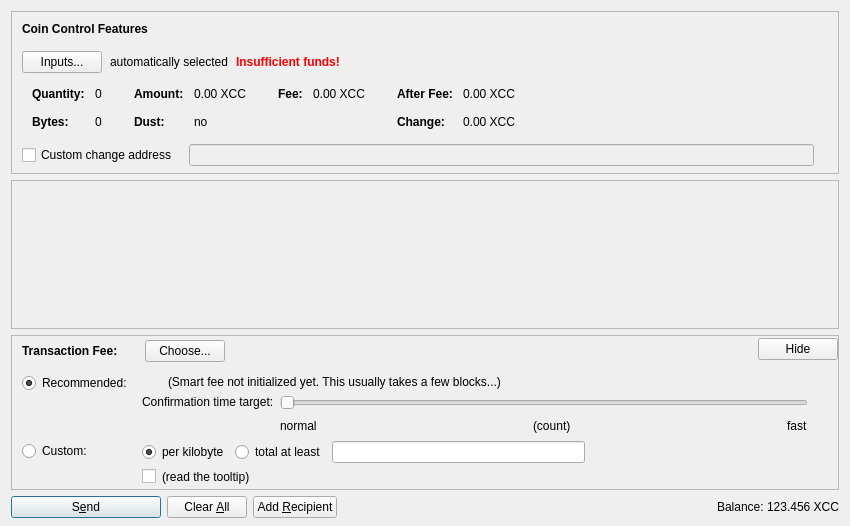
<?xml version="1.0" encoding="UTF-8"?>
<ui version="4.0">
 <class>SendCoinsDialog</class>
 <widget class="QDialog" name="SendCoinsDialog">
  <property name="geometry">
   <rect>
    <x>0</x>
    <y>0</y>
    <width>850</width>
    <height>526</height>
   </rect>
  </property>
  <property name="windowTitle">
   <string>Send Coins</string>
  </property>
  <layout class="QVBoxLayout" name="verticalLayout" stretch="0,1,0,0">
   <property name="bottomMargin">
    <number>8</number>
   </property>
   <item>
    <widget class="QFrame" name="frameCoinControl">
     <property name="sizePolicy">
      <sizepolicy hsizetype="Expanding" vsizetype="Expanding">
       <horstretch>0</horstretch>
       <verstretch>0</verstretch>
      </sizepolicy>
     </property>
     <property name="maximumSize">
      <size>
       <width>16777215</width>
       <height>16777215</height>
      </size>
     </property>
     <property name="frameShape">
      <enum>QFrame::StyledPanel</enum>
     </property>
     <property name="frameShadow">
      <enum>QFrame::Sunken</enum>
     </property>
     <layout class="QVBoxLayout" name="verticalLayoutCoinControl2">
      <property name="spacing">
       <number>0</number>
      </property>
      <property name="leftMargin">
       <number>0</number>
      </property>
      <property name="topMargin">
       <number>0</number>
      </property>
      <property name="rightMargin">
       <number>0</number>
      </property>
      <property name="bottomMargin">
       <number>6</number>
      </property>
      <item>
       <layout class="QVBoxLayout" name="verticalLayoutCoinControl" stretch="0,0,0,0,1">
        <property name="spacing">
         <number>0</number>
        </property>
        <property name="leftMargin">
         <number>10</number>
        </property>
        <property name="topMargin">
         <number>10</number>
        </property>
        <item>
         <layout class="QHBoxLayout" name="horizontalLayoutCoinControl1">
          <property name="bottomMargin">
           <number>15</number>
          </property>
          <item>
           <widget class="QLabel" name="labelCoinControlFeatures">
            <property name="sizePolicy">
             <sizepolicy hsizetype="Preferred" vsizetype="Maximum">
              <horstretch>0</horstretch>
              <verstretch>0</verstretch>
             </sizepolicy>
            </property>
            <property name="font">
             <font>
              <weight>75</weight>
              <bold>true</bold>
             </font>
            </property>
            <property name="styleSheet">
             <string notr="true">font-weight:bold;</string>
            </property>
            <property name="text">
             <string>Coin Control Features</string>
            </property>
           </widget>
          </item>
         </layout>
        </item>
        <item>
         <layout class="QHBoxLayout" name="horizontalLayoutCoinControl2" stretch="0,0,0,0">
          <property name="spacing">
           <number>8</number>
          </property>
          <property name="bottomMargin">
           <number>10</number>
          </property>
          <item>
           <widget class="QPushButton" name="pushButtonCoinControl">
            <property name="styleSheet">
             <string notr="true"/>
            </property>
            <property name="text">
             <string>Inputs...</string>
            </property>
            <property name="autoDefault">
             <bool>false</bool>
            </property>
           </widget>
          </item>
          <item>
           <widget class="QLabel" name="labelCoinControlAutomaticallySelected">
            <property name="text">
             <string>automatically selected</string>
            </property>
            <property name="margin">
             <number>5</number>
            </property>
           </widget>
          </item>
          <item>
           <widget class="QLabel" name="labelCoinControlInsuffFunds">
            <property name="font">
             <font>
              <weight>75</weight>
              <bold>true</bold>
             </font>
            </property>
            <property name="styleSheet">
             <string notr="true">color:red;font-weight:bold;</string>
            </property>
            <property name="text">
             <string>Insufficient funds!</string>
            </property>
            <property name="margin">
             <number>5</number>
            </property>
           </widget>
          </item>
          <item>
           <spacer name="horizontalSpacerCoinControl">
            <property name="orientation">
             <enum>Qt::Horizontal</enum>
            </property>
            <property name="sizeHint" stdset="0">
             <size>
              <width>40</width>
              <height>1</height>
             </size>
            </property>
           </spacer>
          </item>
         </layout>
        </item>
        <item>
         <widget class="QWidget" name="widgetCoinControl" native="true">
          <property name="sizePolicy">
           <sizepolicy hsizetype="Preferred" vsizetype="Preferred">
            <horstretch>0</horstretch>
            <verstretch>0</verstretch>
           </sizepolicy>
          </property>
          <property name="minimumSize">
           <size>
            <width>0</width>
            <height>0</height>
           </size>
          </property>
          <property name="styleSheet">
           <string notr="true"/>
          </property>
          <layout class="QHBoxLayout" name="horizontalLayoutCoinControl5">
           <property name="leftMargin">
            <number>0</number>
           </property>
           <property name="topMargin">
            <number>0</number>
           </property>
           <property name="rightMargin">
            <number>0</number>
           </property>
           <property name="bottomMargin">
            <number>0</number>
           </property>
           <item>
            <layout class="QHBoxLayout" name="horizontalLayoutCoinControl3" stretch="0,0,0,1">
             <property name="spacing">
              <number>20</number>
             </property>
             <property name="topMargin">
              <number>0</number>
             </property>
             <property name="bottomMargin">
              <number>10</number>
             </property>
             <item>
              <layout class="QFormLayout" name="formLayoutCoinControl1">
               <property name="horizontalSpacing">
                <number>10</number>
               </property>
               <property name="verticalSpacing">
                <number>14</number>
               </property>
               <property name="leftMargin">
                <number>10</number>
               </property>
               <property name="topMargin">
                <number>4</number>
               </property>
               <property name="rightMargin">
                <number>6</number>
               </property>
               <item row="0" column="0">
                <widget class="QLabel" name="labelCoinControlQuantityText">
                 <property name="font">
                  <font>
                   <weight>75</weight>
                   <bold>true</bold>
                  </font>
                 </property>
                 <property name="text">
                  <string>Quantity:</string>
                 </property>
                 <property name="margin">
                  <number>0</number>
                 </property>
                </widget>
               </item>
               <item row="0" column="1">
                <widget class="QLabel" name="labelCoinControlQuantity">
                 <property name="cursor">
                  <cursorShape>IBeamCursor</cursorShape>
                 </property>
                 <property name="contextMenuPolicy">
                  <enum>Qt::ActionsContextMenu</enum>
                 </property>
                 <property name="text">
                  <string notr="true">0</string>
                 </property>
                 <property name="margin">
                  <number>0</number>
                 </property>
                 <property name="textInteractionFlags">
                  <set>Qt::LinksAccessibleByMouse|Qt::TextSelectableByKeyboard|Qt::TextSelectableByMouse</set>
                 </property>
                </widget>
               </item>
               <item row="1" column="0">
                <widget class="QLabel" name="labelCoinControlBytesText">
                 <property name="font">
                  <font>
                   <weight>75</weight>
                   <bold>true</bold>
                  </font>
                 </property>
                 <property name="text">
                  <string>Bytes:</string>
                 </property>
                </widget>
               </item>
               <item row="1" column="1">
                <widget class="QLabel" name="labelCoinControlBytes">
                 <property name="cursor">
                  <cursorShape>IBeamCursor</cursorShape>
                 </property>
                 <property name="contextMenuPolicy">
                  <enum>Qt::ActionsContextMenu</enum>
                 </property>
                 <property name="text">
                  <string notr="true">0</string>
                 </property>
                 <property name="textInteractionFlags">
                  <set>Qt::LinksAccessibleByMouse|Qt::TextSelectableByKeyboard|Qt::TextSelectableByMouse</set>
                 </property>
                </widget>
               </item>
              </layout>
             </item>
             <item>
              <layout class="QFormLayout" name="formLayoutCoinControl2">
               <property name="horizontalSpacing">
                <number>10</number>
               </property>
               <property name="verticalSpacing">
                <number>14</number>
               </property>
               <property name="leftMargin">
                <number>6</number>
               </property>
               <property name="topMargin">
                <number>4</number>
               </property>
               <property name="rightMargin">
                <number>6</number>
               </property>
               <item row="0" column="0">
                <widget class="QLabel" name="labelCoinControlAmountText">
                 <property name="font">
                  <font>
                   <weight>75</weight>
                   <bold>true</bold>
                  </font>
                 </property>
                 <property name="text">
                  <string>Amount:</string>
                 </property>
                 <property name="margin">
                  <number>0</number>
                 </property>
                </widget>
               </item>
               <item row="0" column="1">
                <widget class="QLabel" name="labelCoinControlAmount">
                 <property name="cursor">
                  <cursorShape>IBeamCursor</cursorShape>
                 </property>
                 <property name="contextMenuPolicy">
                  <enum>Qt::ActionsContextMenu</enum>
                 </property>
                 <property name="text">
                  <string notr="true">0.00 XCC</string>
                 </property>
                 <property name="textInteractionFlags">
                  <set>Qt::LinksAccessibleByMouse|Qt::TextSelectableByKeyboard|Qt::TextSelectableByMouse</set>
                 </property>
                </widget>
               </item>
               <item row="1" column="0">
                <widget class="QLabel" name="labelCoinControlLowOutputText">
                 <property name="font">
                  <font>
                   <weight>75</weight>
                   <bold>true</bold>
                  </font>
                 </property>
                 <property name="text">
                  <string>Dust:</string>
                 </property>
                </widget>
               </item>
               <item row="1" column="1">
                <widget class="QLabel" name="labelCoinControlLowOutput">
                 <property name="cursor">
                  <cursorShape>IBeamCursor</cursorShape>
                 </property>
                 <property name="contextMenuPolicy">
                  <enum>Qt::ActionsContextMenu</enum>
                 </property>
                 <property name="text">
                  <string notr="true">no</string>
                 </property>
                 <property name="textInteractionFlags">
                  <set>Qt::LinksAccessibleByMouse|Qt::TextSelectableByKeyboard|Qt::TextSelectableByMouse</set>
                 </property>
                </widget>
               </item>
              </layout>
             </item>
             <item>
              <layout class="QFormLayout" name="formLayoutCoinControl3">
               <property name="horizontalSpacing">
                <number>10</number>
               </property>
               <property name="verticalSpacing">
                <number>14</number>
               </property>
               <property name="leftMargin">
                <number>6</number>
               </property>
               <property name="topMargin">
                <number>4</number>
               </property>
               <property name="rightMargin">
                <number>6</number>
               </property>
               <item row="0" column="0">
                <widget class="QLabel" name="labelCoinControlFeeText">
                 <property name="font">
                  <font>
                   <weight>75</weight>
                   <bold>true</bold>
                  </font>
                 </property>
                 <property name="text">
                  <string>Fee:</string>
                 </property>
                 <property name="margin">
                  <number>0</number>
                 </property>
                </widget>
               </item>
               <item row="0" column="1">
                <widget class="QLabel" name="labelCoinControlFee">
                 <property name="cursor">
                  <cursorShape>IBeamCursor</cursorShape>
                 </property>
                 <property name="contextMenuPolicy">
                  <enum>Qt::ActionsContextMenu</enum>
                 </property>
                 <property name="text">
                  <string notr="true">0.00 XCC</string>
                 </property>
                 <property name="textInteractionFlags">
                  <set>Qt::LinksAccessibleByMouse|Qt::TextSelectableByKeyboard|Qt::TextSelectableByMouse</set>
                 </property>
                </widget>
               </item>
              </layout>
             </item>
             <item>
              <layout class="QFormLayout" name="formLayoutCoinControl4">
               <property name="horizontalSpacing">
                <number>10</number>
               </property>
               <property name="verticalSpacing">
                <number>14</number>
               </property>
               <property name="leftMargin">
                <number>6</number>
               </property>
               <property name="topMargin">
                <number>4</number>
               </property>
               <property name="rightMargin">
                <number>6</number>
               </property>
               <item row="0" column="0">
                <widget class="QLabel" name="labelCoinControlAfterFeeText">
                 <property name="font">
                  <font>
                   <weight>75</weight>
                   <bold>true</bold>
                  </font>
                 </property>
                 <property name="text">
                  <string>After Fee:</string>
                 </property>
                 <property name="margin">
                  <number>0</number>
                 </property>
                </widget>
               </item>
               <item row="0" column="1">
                <widget class="QLabel" name="labelCoinControlAfterFee">
                 <property name="cursor">
                  <cursorShape>IBeamCursor</cursorShape>
                 </property>
                 <property name="contextMenuPolicy">
                  <enum>Qt::ActionsContextMenu</enum>
                 </property>
                 <property name="text">
                  <string notr="true">0.00 XCC</string>
                 </property>
                 <property name="textInteractionFlags">
                  <set>Qt::LinksAccessibleByMouse|Qt::TextSelectableByKeyboard|Qt::TextSelectableByMouse</set>
                 </property>
                </widget>
               </item>
               <item row="1" column="0">
                <widget class="QLabel" name="labelCoinControlChangeText">
                 <property name="font">
                  <font>
                   <weight>75</weight>
                   <bold>true</bold>
                  </font>
                 </property>
                 <property name="text">
                  <string>Change:</string>
                 </property>
                </widget>
               </item>
               <item row="1" column="1">
                <widget class="QLabel" name="labelCoinControlChange">
                 <property name="cursor">
                  <cursorShape>IBeamCursor</cursorShape>
                 </property>
                 <property name="contextMenuPolicy">
                  <enum>Qt::ActionsContextMenu</enum>
                 </property>
                 <property name="text">
                  <string notr="true">0.00 XCC</string>
                 </property>
                 <property name="textInteractionFlags">
                  <set>Qt::LinksAccessibleByMouse|Qt::TextSelectableByKeyboard|Qt::TextSelectableByMouse</set>
                 </property>
                </widget>
               </item>
              </layout>
             </item>
            </layout>
           </item>
          </layout>
         </widget>
        </item>
        <item>
         <layout class="QHBoxLayout" name="horizontalLayoutCoinControl4" stretch="0,0,0">
          <property name="spacing">
           <number>12</number>
          </property>
          <property name="sizeConstraint">
           <enum>QLayout::SetDefaultConstraint</enum>
          </property>
          <property name="topMargin">
           <number>5</number>
          </property>
          <property name="rightMargin">
           <number>5</number>
          </property>
          <item>
           <widget class="QCheckBox" name="checkBoxCoinControlChange">
            <property name="toolTip">
             <string>If this is activated, but the change address is empty or invalid, change will be sent to a newly generated address.</string>
            </property>
            <property name="text">
             <string>Custom change address</string>
            </property>
           </widget>
          </item>
          <item>
           <widget class="QValidatedLineEdit" name="lineEditCoinControlChange">
            <property name="enabled">
             <bool>false</bool>
            </property>
            <property name="sizePolicy">
             <sizepolicy hsizetype="Expanding" vsizetype="Fixed">
              <horstretch>0</horstretch>
              <verstretch>0</verstretch>
             </sizepolicy>
            </property>
           </widget>
          </item>
          <item>
           <widget class="QLabel" name="labelCoinControlChangeLabel">
            <property name="sizePolicy">
             <sizepolicy hsizetype="Preferred" vsizetype="Expanding">
              <horstretch>0</horstretch>
              <verstretch>0</verstretch>
             </sizepolicy>
            </property>
            <property name="minimumSize">
             <size>
              <width>0</width>
              <height>0</height>
             </size>
            </property>
            <property name="text">
             <string/>
            </property>
            <property name="margin">
             <number>3</number>
            </property>
           </widget>
          </item>
         </layout>
        </item>
        <item>
         <spacer name="verticalSpacerCoinControl">
          <property name="orientation">
           <enum>Qt::Vertical</enum>
          </property>
          <property name="sizeHint" stdset="0">
           <size>
            <width>800</width>
            <height>1</height>
           </size>
          </property>
         </spacer>
        </item>
       </layout>
      </item>
     </layout>
    </widget>
   </item>
   <item>
    <widget class="QScrollArea" name="scrollArea">
     <property name="widgetResizable">
      <bool>true</bool>
     </property>
     <widget class="QWidget" name="scrollAreaWidgetContents">
      <property name="geometry">
       <rect>
        <x>0</x>
        <y>0</y>
        <width>830</width>
        <height>104</height>
       </rect>
      </property>
      <layout class="QVBoxLayout" name="verticalLayout_2" stretch="0,1">
       <property name="leftMargin">
        <number>0</number>
       </property>
       <property name="topMargin">
        <number>0</number>
       </property>
       <property name="rightMargin">
        <number>0</number>
       </property>
       <property name="bottomMargin">
        <number>0</number>
       </property>
       <item>
        <layout class="QVBoxLayout" name="entries">
         <property name="spacing">
          <number>6</number>
         </property>
        </layout>
       </item>
       <item>
        <spacer name="verticalSpacer">
         <property name="orientation">
          <enum>Qt::Vertical</enum>
         </property>
         <property name="sizeHint" stdset="0">
          <size>
           <width>20</width>
           <height>40</height>
          </size>
         </property>
        </spacer>
       </item>
      </layout>
     </widget>
    </widget>
   </item>
   <item>
    <widget class="QFrame" name="frameFee">
     <property name="sizePolicy">
      <sizepolicy hsizetype="Expanding" vsizetype="Expanding">
       <horstretch>0</horstretch>
       <verstretch>0</verstretch>
      </sizepolicy>
     </property>
     <property name="maximumSize">
      <size>
       <width>16777215</width>
       <height>16777215</height>
      </size>
     </property>
     <property name="frameShape">
      <enum>QFrame::StyledPanel</enum>
     </property>
     <property name="frameShadow">
      <enum>QFrame::Sunken</enum>
     </property>
     <layout class="QVBoxLayout" name="verticalLayoutFee1">
      <property name="spacing">
       <number>0</number>
      </property>
      <property name="leftMargin">
       <number>0</number>
      </property>
      <property name="topMargin">
       <number>0</number>
      </property>
      <property name="rightMargin">
       <number>0</number>
      </property>
      <property name="bottomMargin">
       <number>0</number>
      </property>
      <item>
       <layout class="QVBoxLayout" name="verticalLayoutFee2" stretch="0,0,0">
        <property name="spacing">
         <number>0</number>
        </property>
        <property name="leftMargin">
         <number>10</number>
        </property>
        <property name="topMargin">
         <number>0</number>
        </property>
        <item>
         <layout class="QHBoxLayout" name="horizontalLayoutFee1">
          <property name="bottomMargin">
           <number>0</number>
          </property>
          <item>
           <layout class="QVBoxLayout" name="verticalLayoutFee7">
            <property name="spacing">
             <number>0</number>
            </property>
            <item>
             <spacer name="verticalSpacerSmartFee">
              <property name="orientation">
               <enum>Qt::Vertical</enum>
              </property>
              <property name="sizeType">
               <enum>QSizePolicy::Fixed</enum>
              </property>
              <property name="sizeHint" stdset="0">
               <size>
                <width>1</width>
                <height>4</height>
               </size>
              </property>
             </spacer>
            </item>
            <item>
             <layout class="QHBoxLayout" name="horizontalLayoutSmartFee">
              <property name="spacing">
               <number>10</number>
              </property>
              <item>
               <widget class="QLabel" name="labelFeeHeadline">
                <property name="sizePolicy">
                 <sizepolicy hsizetype="Preferred" vsizetype="Maximum">
                  <horstretch>0</horstretch>
                  <verstretch>0</verstretch>
                 </sizepolicy>
                </property>
                <property name="font">
                 <font>
                  <weight>75</weight>
                  <bold>true</bold>
                 </font>
                </property>
                <property name="styleSheet">
                 <string notr="true">font-weight:bold;</string>
                </property>
                <property name="text">
                 <string>Transaction Fee:</string>
                </property>
               </widget>
              </item>
              <item>
               <widget class="QLabel" name="labelFeeMinimized">
                <property name="text">
                 <string/>
                </property>
               </widget>
              </item>
              <item>
               <widget class="QPushButton" name="buttonChooseFee">
                <property name="text">
                 <string>Choose...</string>
                </property>
               </widget>
              </item>
             </layout>
            </item>
            <item>
             <spacer name="verticalSpacer_5">
              <property name="orientation">
               <enum>Qt::Vertical</enum>
              </property>
              <property name="sizeHint" stdset="0">
               <size>
                <width>1</width>
                <height>1</height>
               </size>
              </property>
             </spacer>
            </item>
           </layout>
          </item>
          <item>
           <spacer name="horizontalSpacer_4">
            <property name="orientation">
             <enum>Qt::Horizontal</enum>
            </property>
            <property name="sizeHint" stdset="0">
             <size>
              <width>40</width>
              <height>20</height>
             </size>
            </property>
           </spacer>
          </item>
          <item>
           <widget class="QPushButton" name="buttonMinimizeFee">
            <property name="toolTip">
             <string>collapse fee-settings</string>
            </property>
            <property name="text">
             <string>Hide</string>
            </property>
           </widget>
          </item>
         </layout>
        </item>
        <item>
         <widget class="QFrame" name="frameFeeSelection">
          <layout class="QVBoxLayout" name="verticalLayoutFee12">
           <property name="spacing">
            <number>0</number>
           </property>
           <property name="leftMargin">
            <number>0</number>
           </property>
           <property name="topMargin">
            <number>0</number>
           </property>
           <property name="rightMargin">
            <number>0</number>
           </property>
           <property name="bottomMargin">
            <number>0</number>
           </property>
           <item>
            <layout class="QGridLayout" name="gridLayoutFee">
             <property name="topMargin">
              <number>10</number>
             </property>
             <property name="bottomMargin">
              <number>4</number>
             </property>
             <property name="horizontalSpacing">
              <number>10</number>
             </property>
             <property name="verticalSpacing">
              <number>4</number>
             </property>
             <item row="1" column="1">
              <layout class="QVBoxLayout" name="verticalLayoutFee8">
               <property name="spacing">
                <number>6</number>
               </property>
               <item>
                <layout class="QHBoxLayout" name="horizontalLayoutFee13">
                 <item>
                  <widget class="QRadioButton" name="radioCustomPerKilobyte">
                   <property name="toolTip">
                    <string>If the custom fee is set to 1000 satoshis and the transaction is only 250 bytes, then &quot;per kilobyte&quot; only pays 250 satoshis in fee, while &quot;total at least&quot; pays 1000 satoshis. For transactions bigger than a kilobyte both pay by kilobyte.</string>
                   </property>
                   <property name="text">
                    <string>per kilobyte</string>
                   </property>
                   <property name="checked">
                    <bool>true</bool>
                   </property>
                   <attribute name="buttonGroup">
                    <string notr="true">groupCustomFee</string>
                   </attribute>
                  </widget>
                 </item>
                 <item>
                  <widget class="QRadioButton" name="radioCustomAtLeast">
                   <property name="toolTip">
                    <string>If the custom fee is set to 1000 satoshis and the transaction is only 250 bytes, then &quot;per kilobyte&quot; only pays 250 satoshis in fee, while &quot;total at least&quot; pays 1000 satoshis. For transactions bigger than a kilobyte both pay by kilobyte.</string>
                   </property>
                   <property name="text">
                    <string>total at least</string>
                   </property>
                   <attribute name="buttonGroup">
                    <string notr="true">groupCustomFee</string>
                   </attribute>
                  </widget>
                 </item>
                 <item>
                  <widget class="BitcoinAmountField" name="customFee"/>
                 </item>
                 <item>
                  <spacer name="horizontalSpacer_6">
                   <property name="orientation">
                    <enum>Qt::Horizontal</enum>
                   </property>
                   <property name="sizeHint" stdset="0">
                    <size>
                     <width>1</width>
                     <height>1</height>
                    </size>
                   </property>
                  </spacer>
                 </item>
                </layout>
               </item>
               <item>
                <layout class="QHBoxLayout" name="horizontalLayoutFee8">
                 <item>
                  <widget class="QCheckBox" name="checkBoxMinimumFee">
                   <property name="toolTip">
                    <string>Paying only the minimum fee is just fine as long as there is less transaction volume than space in the blocks. But be aware that this can end up in a never confirming transaction once there is more demand for constella transactions than the network can process.</string>
                   </property>
                   <property name="text">
                    <string/>
                   </property>
                  </widget>
                 </item>
                 <item>
                  <widget class="QLabel" name="labelMinFeeWarning">
                   <property name="enabled">
                    <bool>true</bool>
                   </property>
                   <property name="toolTip">
                    <string>Paying only the minimum fee is just fine as long as there is less transaction volume than space in the blocks. But be aware that this can end up in a never confirming transaction once there is more demand for constella transactions than the network can process.</string>
                   </property>
                   <property name="text">
                    <string>(read the tooltip)</string>
                   </property>
                   <property name="margin">
                    <number>5</number>
                   </property>
                  </widget>
                 </item>
                 <item>
                  <spacer name="horizontalSpacer_2">
                   <property name="orientation">
                    <enum>Qt::Horizontal</enum>
                   </property>
                   <property name="sizeHint" stdset="0">
                    <size>
                     <width>1</width>
                     <height>1</height>
                    </size>
                   </property>
                  </spacer>
                 </item>
                </layout>
               </item>
              </layout>
             </item>
             <item row="0" column="0">
              <layout class="QVBoxLayout" name="verticalLayoutFee4" stretch="0,1">
               <item>
                <widget class="QRadioButton" name="radioSmartFee">
                 <property name="text">
                  <string>Recommended:</string>
                 </property>
                 <property name="checked">
                  <bool>true</bool>
                 </property>
                 <attribute name="buttonGroup">
                  <string notr="true">groupFee</string>
                 </attribute>
                </widget>
               </item>
               <item>
                <spacer name="verticalSpacer_2">
                 <property name="orientation">
                  <enum>Qt::Vertical</enum>
                 </property>
                 <property name="sizeHint" stdset="0">
                  <size>
                   <width>1</width>
                   <height>1</height>
                  </size>
                 </property>
                </spacer>
               </item>
              </layout>
             </item>
             <item row="1" column="0">
              <layout class="QVBoxLayout" name="verticalLayoutFee9" stretch="0,1">
               <item>
                <widget class="QRadioButton" name="radioCustomFee">
                 <property name="text">
                  <string>Custom:</string>
                 </property>
                 <attribute name="buttonGroup">
                  <string notr="true">groupFee</string>
                 </attribute>
                </widget>
               </item>
               <item>
                <spacer name="verticalSpacer_6">
                 <property name="orientation">
                  <enum>Qt::Vertical</enum>
                 </property>
                 <property name="sizeHint" stdset="0">
                  <size>
                   <width>1</width>
                   <height>1</height>
                  </size>
                 </property>
                </spacer>
               </item>
              </layout>
             </item>
             <item row="0" column="1">
              <layout class="QVBoxLayout" name="verticalLayoutFee3" stretch="0,0,1">
               <property name="spacing">
                <number>6</number>
               </property>
               <property name="topMargin">
                <number>2</number>
               </property>
               <item>
                <layout class="QHBoxLayout" name="horizontalLayoutFee12">
                 <item>
                  <widget class="QLabel" name="labelSmartFee">
                   <property name="text">
                    <string/>
                   </property>
                   <property name="margin">
                    <number>2</number>
                   </property>
                  </widget>
                 </item>
                 <item>
                  <widget class="QLabel" name="labelFeeEstimation">
                   <property name="text">
                    <string/>
                   </property>
                  </widget>
                 </item>
                 <item>
                  <widget class="QLabel" name="labelSmartFee2">
                   <property name="text">
                    <string>(Smart fee not initialized yet. This usually takes a few blocks...)</string>
                   </property>
                   <property name="margin">
                    <number>2</number>
                   </property>
                  </widget>
                 </item>
                 <item>
                  <spacer name="horizontalSpacer_5">
                   <property name="orientation">
                    <enum>Qt::Horizontal</enum>
                   </property>
                   <property name="sizeHint" stdset="0">
                    <size>
                     <width>1</width>
                     <height>1</height>
                    </size>
                   </property>
                  </spacer>
                 </item>
                </layout>
               </item>
               <item>
                <layout class="QHBoxLayout" name="horizontalLayoutFee9">
                 <item>
                  <layout class="QVBoxLayout" name="verticalLayoutFee6">
                   <item>
                    <widget class="QLabel" name="labelSmartFee3">
                     <property name="text">
                      <string>Confirmation time target:</string>
                     </property>
                     <property name="margin">
                      <number>2</number>
                     </property>
                    </widget>
                   </item>
                   <item>
                    <spacer name="verticalSpacer_3">
                     <property name="orientation">
                      <enum>Qt::Vertical</enum>
                     </property>
                     <property name="sizeHint" stdset="0">
                      <size>
                       <width>1</width>
                       <height>1</height>
                      </size>
                     </property>
                    </spacer>
                   </item>
                  </layout>
                 </item>
                 <item>
                  <layout class="QVBoxLayout" name="verticalLayoutFee5">
                   <property name="rightMargin">
                    <number>30</number>
                   </property>
                   <item>
                    <widget class="QSlider" name="sliderSmartFee">
                     <property name="minimum">
                      <number>0</number>
                     </property>
                     <property name="maximum">
                      <number>23</number>
                     </property>
                     <property name="pageStep">
                      <number>1</number>
                     </property>
                     <property name="value">
                      <number>0</number>
                     </property>
                     <property name="orientation">
                      <enum>Qt::Horizontal</enum>
                     </property>
                     <property name="invertedAppearance">
                      <bool>false</bool>
                     </property>
                     <property name="invertedControls">
                      <bool>false</bool>
                     </property>
                     <property name="tickPosition">
                      <enum>QSlider::NoTicks</enum>
                     </property>
                    </widget>
                   </item>
                   <item>
                    <layout class="QHBoxLayout" name="horizontalLayoutFee10">
                     <item>
                      <widget class="QLabel" name="labelSmartFeeNormal">
                       <property name="text">
                        <string>normal</string>
                       </property>
                      </widget>
                     </item>
                     <item>
                      <spacer name="horizontalSpacer_7">
                       <property name="orientation">
                        <enum>Qt::Horizontal</enum>
                       </property>
                       <property name="sizeHint" stdset="0">
                        <size>
                         <width>40</width>
                         <height>20</height>
                        </size>
                       </property>
                      </spacer>
                     </item>
                     <item>
                      <widget class="QLabel" name="confirmationTargetLabel">
                       <property name="text">
                        <string notr="true">(count)</string>
                       </property>
                      </widget>
                     </item>
                     <item>
                      <spacer name="horizontalSpacer_3">
                       <property name="orientation">
                        <enum>Qt::Horizontal</enum>
                       </property>
                       <property name="sizeHint" stdset="0">
                        <size>
                         <width>40</width>
                         <height>20</height>
                        </size>
                       </property>
                      </spacer>
                     </item>
                     <item>
                      <widget class="QLabel" name="labelSmartFeeFast">
                       <property name="text">
                        <string>fast</string>
                       </property>
                      </widget>
                     </item>
                    </layout>
                   </item>
                  </layout>
                 </item>
                </layout>
               </item>
               <item>
                <spacer name="verticalSpacer_4">
                 <property name="orientation">
                  <enum>Qt::Vertical</enum>
                 </property>
                 <property name="sizeHint" stdset="0">
                  <size>
                   <width>1</width>
                   <height>1</height>
                  </size>
                 </property>
                </spacer>
               </item>
              </layout>
             </item>
            </layout>
           </item>
          </layout>
         </widget>
        </item>
        <item>
         <spacer name="verticalSpacerFee">
          <property name="orientation">
           <enum>Qt::Vertical</enum>
          </property>
          <property name="sizeHint" stdset="0">
           <size>
            <width>800</width>
            <height>1</height>
           </size>
          </property>
         </spacer>
        </item>
       </layout>
      </item>
     </layout>
    </widget>
   </item>
   <item>
    <layout class="QHBoxLayout" name="horizontalLayout">
     <item>
      <widget class="QPushButton" name="sendButton">
       <property name="minimumSize">
        <size>
         <width>150</width>
         <height>0</height>
        </size>
       </property>
       <property name="toolTip">
        <string>Confirm the send action</string>
       </property>
       <property name="text">
        <string>S&amp;end</string>
       </property>
       <property name="icon">
        <iconset resource="../bitcoin.qrc">
         <normaloff>:/icons/send</normaloff>:/icons/send</iconset>
       </property>
       <property name="autoDefault">
        <bool>false</bool>
       </property>
       <property name="default">
        <bool>true</bool>
       </property>
      </widget>
     </item>
     <item>
      <widget class="QPushButton" name="clearButton">
       <property name="sizePolicy">
        <sizepolicy hsizetype="Minimum" vsizetype="Fixed">
         <horstretch>0</horstretch>
         <verstretch>0</verstretch>
        </sizepolicy>
       </property>
       <property name="toolTip">
        <string>Clear all fields of the form.</string>
       </property>
       <property name="text">
        <string>Clear &amp;All</string>
       </property>
       <property name="icon">
        <iconset resource="../bitcoin.qrc">
         <normaloff>:/icons/remove</normaloff>:/icons/remove</iconset>
       </property>
       <property name="autoDefault">
        <bool>false</bool>
       </property>
      </widget>
     </item>
     <item>
      <widget class="QPushButton" name="addButton">
       <property name="toolTip">
        <string>Send to multiple recipients at once</string>
       </property>
       <property name="text">
        <string>Add &amp;Recipient</string>
       </property>
       <property name="icon">
        <iconset resource="../bitcoin.qrc">
         <normaloff>:/icons/add</normaloff>:/icons/add</iconset>
       </property>
       <property name="autoDefault">
        <bool>false</bool>
       </property>
      </widget>
     </item>
     <item>
      <spacer name="horizontalSpacer">
       <property name="orientation">
        <enum>Qt::Horizontal</enum>
       </property>
       <property name="sizeHint" stdset="0">
        <size>
         <width>40</width>
         <height>20</height>
        </size>
       </property>
      </spacer>
     </item>
     <item>
      <layout class="QHBoxLayout" name="horizontalLayout_2">
       <property name="spacing">
        <number>3</number>
       </property>
       <item>
        <widget class="QLabel" name="label">
         <property name="sizePolicy">
          <sizepolicy hsizetype="Preferred" vsizetype="Fixed">
           <horstretch>0</horstretch>
           <verstretch>0</verstretch>
          </sizepolicy>
         </property>
         <property name="text">
          <string>Balance:</string>
         </property>
        </widget>
       </item>
       <item>
        <widget class="QLabel" name="labelBalance">
         <property name="sizePolicy">
          <sizepolicy hsizetype="Preferred" vsizetype="Fixed">
           <horstretch>0</horstretch>
           <verstretch>0</verstretch>
          </sizepolicy>
         </property>
         <property name="cursor">
          <cursorShape>IBeamCursor</cursorShape>
         </property>
         <property name="text">
          <string notr="true">123.456 XCC</string>
         </property>
         <property name="textInteractionFlags">
          <set>Qt::LinksAccessibleByMouse|Qt::TextSelectableByKeyboard|Qt::TextSelectableByMouse</set>
         </property>
        </widget>
       </item>
      </layout>
     </item>
    </layout>
   </item>
  </layout>
 </widget>
 <customwidgets>
  <customwidget>
   <class>QValidatedLineEdit</class>
   <extends>QLineEdit</extends>
   <header>qvalidatedlineedit.h</header>
  </customwidget>
  <customwidget>
   <class>BitcoinAmountField</class>
   <extends>QLineEdit</extends>
   <header>bitcoinamountfield.h</header>
   <container>1</container>
  </customwidget>
 </customwidgets>
 <resources>
  <include location="../bitcoin.qrc"/>
 </resources>
 <connections/>
 <buttongroups>
  <buttongroup name="groupFee"/>
  <buttongroup name="groupCustomFee"/>
 </buttongroups>
</ui>
